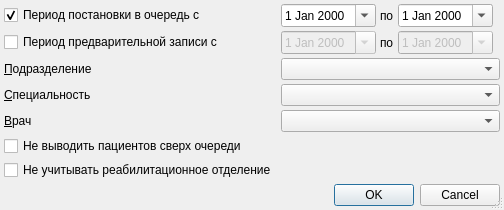
<?xml version="1.0" encoding="UTF-8"?>
<ui version="4.0">
 <class>PreRecordDoctorsDialog</class>
 <widget class="QDialog" name="PreRecordDoctorsDialog">
  <property name="windowModality">
   <enum>Qt::ApplicationModal</enum>
  </property>
  <property name="geometry">
   <rect>
    <x>0</x>
    <y>0</y>
    <width>504</width>
    <height>208</height>
   </rect>
  </property>
  <property name="windowTitle">
   <string>параметры отчёта</string>
  </property>
  <property name="sizeGripEnabled">
   <bool>true</bool>
  </property>
  <layout class="QGridLayout" name="gridLayout">
   <property name="margin">
    <number>4</number>
   </property>
   <property name="spacing">
    <number>4</number>
   </property>
   <item row="0" column="1">
    <widget class="CDateEdit" name="edtBegDate">
     <property name="enabled">
      <bool>true</bool>
     </property>
     <property name="sizePolicy">
      <sizepolicy hsizetype="Maximum" vsizetype="Fixed">
       <horstretch>0</horstretch>
       <verstretch>0</verstretch>
      </sizepolicy>
     </property>
     <property name="calendarPopup">
      <bool>true</bool>
     </property>
    </widget>
   </item>
   <item row="5" column="0">
    <widget class="QCheckBox" name="chkShowWithoutOverTime">
     <property name="text">
      <string>Не выводить пациентов сверх очереди</string>
     </property>
    </widget>
   </item>
   <item row="4" column="0">
    <widget class="QLabel" name="lblPerson">
     <property name="text">
      <string>&amp;Врач</string>
     </property>
     <property name="buddy">
      <cstring>cmbPerson</cstring>
     </property>
    </widget>
   </item>
   <item row="1" column="2">
    <widget class="QLabel" name="label_2">
     <property name="text">
      <string>по</string>
     </property>
    </widget>
   </item>
   <item row="3" column="1" colspan="4">
    <widget class="CRBComboBox" name="cmbSpeciality">
     <property name="whatsThis">
      <string>&lt;html&gt;&lt;head&gt;&lt;meta name=&quot;qrichtext&quot; content=&quot;1&quot; /&gt;&lt;style type=&quot;text/css&quot;&gt;
p, li { white-space: pre-wrap; }
&lt;/style&gt;&lt;/head&gt;&lt;body style=&quot; font-family:'MS Shell Dlg 2'; font-size:8.25pt; font-weight:400; font-style:normal;&quot;&gt;
&lt;p style=&quot;-qt-paragraph-type:empty; margin-top:0px; margin-bottom:0px; margin-left:0px; margin-right:0px; -qt-block-indent:0; text-indent:0px;&quot;&gt;&lt;/p&gt;&lt;/body&gt;&lt;/html&gt;</string>
     </property>
    </widget>
   </item>
   <item row="2" column="0">
    <widget class="QLabel" name="lblOrgStructure">
     <property name="text">
      <string>&amp;Подразделение</string>
     </property>
     <property name="buddy">
      <cstring>cmbOrgStructure</cstring>
     </property>
    </widget>
   </item>
   <item row="1" column="0">
    <widget class="QCheckBox" name="chkPeriodBeforeRecord">
     <property name="text">
      <string>Период предварительной записи с</string>
     </property>
     <property name="checked">
      <bool>false</bool>
     </property>
    </widget>
   </item>
   <item row="0" column="4">
    <spacer name="spacer">
     <property name="orientation">
      <enum>Qt::Horizontal</enum>
     </property>
     <property name="sizeHint" stdset="0">
      <size>
       <width>19</width>
       <height>20</height>
      </size>
     </property>
    </spacer>
   </item>
   <item row="0" column="3">
    <widget class="CDateEdit" name="edtEndDate">
     <property name="enabled">
      <bool>true</bool>
     </property>
     <property name="sizePolicy">
      <sizepolicy hsizetype="Maximum" vsizetype="Fixed">
       <horstretch>0</horstretch>
       <verstretch>0</verstretch>
      </sizepolicy>
     </property>
     <property name="calendarPopup">
      <bool>true</bool>
     </property>
    </widget>
   </item>
   <item row="0" column="0">
    <widget class="QCheckBox" name="chkPeriodRecord">
     <property name="text">
      <string>Период постановки в очередь с</string>
     </property>
     <property name="checked">
      <bool>true</bool>
     </property>
    </widget>
   </item>
   <item row="1" column="1">
    <widget class="CDateEdit" name="edtBegDateRecord">
     <property name="enabled">
      <bool>false</bool>
     </property>
     <property name="sizePolicy">
      <sizepolicy hsizetype="Maximum" vsizetype="Fixed">
       <horstretch>0</horstretch>
       <verstretch>0</verstretch>
      </sizepolicy>
     </property>
     <property name="calendarPopup">
      <bool>true</bool>
     </property>
    </widget>
   </item>
   <item row="0" column="2">
    <widget class="QLabel" name="lblEndDate">
     <property name="text">
      <string>по</string>
     </property>
     <property name="buddy">
      <cstring>edtEndDate</cstring>
     </property>
    </widget>
   </item>
   <item row="3" column="0">
    <widget class="QLabel" name="lblSpeciality">
     <property name="text">
      <string>&amp;Специальность</string>
     </property>
     <property name="buddy">
      <cstring>cmbSpeciality</cstring>
     </property>
    </widget>
   </item>
   <item row="2" column="1" colspan="4">
    <widget class="COrgStructureComboBox" name="cmbOrgStructure"/>
   </item>
   <item row="4" column="1" colspan="4">
    <widget class="CPersonComboBoxEx" name="cmbPerson"/>
   </item>
   <item row="7" column="0">
    <spacer>
     <property name="orientation">
      <enum>Qt::Vertical</enum>
     </property>
     <property name="sizeHint" stdset="0">
      <size>
       <width>21</width>
       <height>21</height>
      </size>
     </property>
    </spacer>
   </item>
   <item row="9" column="0" colspan="5">
    <widget class="QDialogButtonBox" name="buttonBox">
     <property name="orientation">
      <enum>Qt::Horizontal</enum>
     </property>
     <property name="standardButtons">
      <set>QDialogButtonBox::Cancel|QDialogButtonBox::Ok</set>
     </property>
    </widget>
   </item>
   <item row="1" column="3">
    <widget class="CDateEdit" name="edtEndDateRecord">
     <property name="enabled">
      <bool>false</bool>
     </property>
     <property name="sizePolicy">
      <sizepolicy hsizetype="Maximum" vsizetype="Fixed">
       <horstretch>0</horstretch>
       <verstretch>0</verstretch>
      </sizepolicy>
     </property>
     <property name="calendarPopup">
      <bool>true</bool>
     </property>
    </widget>
   </item>
   <item row="1" column="4">
    <spacer name="spacer_2">
     <property name="orientation">
      <enum>Qt::Horizontal</enum>
     </property>
     <property name="sizeHint" stdset="0">
      <size>
       <width>19</width>
       <height>20</height>
      </size>
     </property>
    </spacer>
   </item>
   <item row="6" column="0">
    <widget class="QCheckBox" name="chkIgnoreRehabilitation">
     <property name="text">
      <string>Не учитывать реабилитационное отделение</string>
     </property>
    </widget>
   </item>
  </layout>
 </widget>
 <customwidgets>
  <customwidget>
   <class>CDateEdit</class>
   <extends>QDateEdit</extends>
   <header>library/DateEdit</header>
  </customwidget>
  <customwidget>
   <class>CPersonComboBoxEx</class>
   <extends>QComboBox</extends>
   <header>Orgs/PersonComboBoxEx.h</header>
  </customwidget>
  <customwidget>
   <class>CRBComboBox</class>
   <extends>QComboBox</extends>
   <header>library/crbcombobox.h</header>
  </customwidget>
  <customwidget>
   <class>COrgStructureComboBox</class>
   <extends>QComboBox</extends>
   <header>Orgs/OrgStructComboBoxes.h</header>
  </customwidget>
 </customwidgets>
 <tabstops>
  <tabstop>chkPeriodRecord</tabstop>
  <tabstop>edtBegDate</tabstop>
  <tabstop>edtEndDate</tabstop>
  <tabstop>chkPeriodBeforeRecord</tabstop>
  <tabstop>edtBegDateRecord</tabstop>
  <tabstop>edtEndDateRecord</tabstop>
  <tabstop>cmbOrgStructure</tabstop>
  <tabstop>cmbSpeciality</tabstop>
  <tabstop>cmbPerson</tabstop>
  <tabstop>buttonBox</tabstop>
 </tabstops>
 <resources/>
 <connections>
  <connection>
   <sender>buttonBox</sender>
   <signal>accepted()</signal>
   <receiver>PreRecordDoctorsDialog</receiver>
   <slot>accept()</slot>
   <hints>
    <hint type="sourcelabel">
     <x>190</x>
     <y>252</y>
    </hint>
    <hint type="destinationlabel">
     <x>119</x>
     <y>239</y>
    </hint>
   </hints>
  </connection>
  <connection>
   <sender>buttonBox</sender>
   <signal>rejected()</signal>
   <receiver>PreRecordDoctorsDialog</receiver>
   <slot>reject()</slot>
   <hints>
    <hint type="sourcelabel">
     <x>241</x>
     <y>252</y>
    </hint>
    <hint type="destinationlabel">
     <x>316</x>
     <y>234</y>
    </hint>
   </hints>
  </connection>
 </connections>
</ui>
